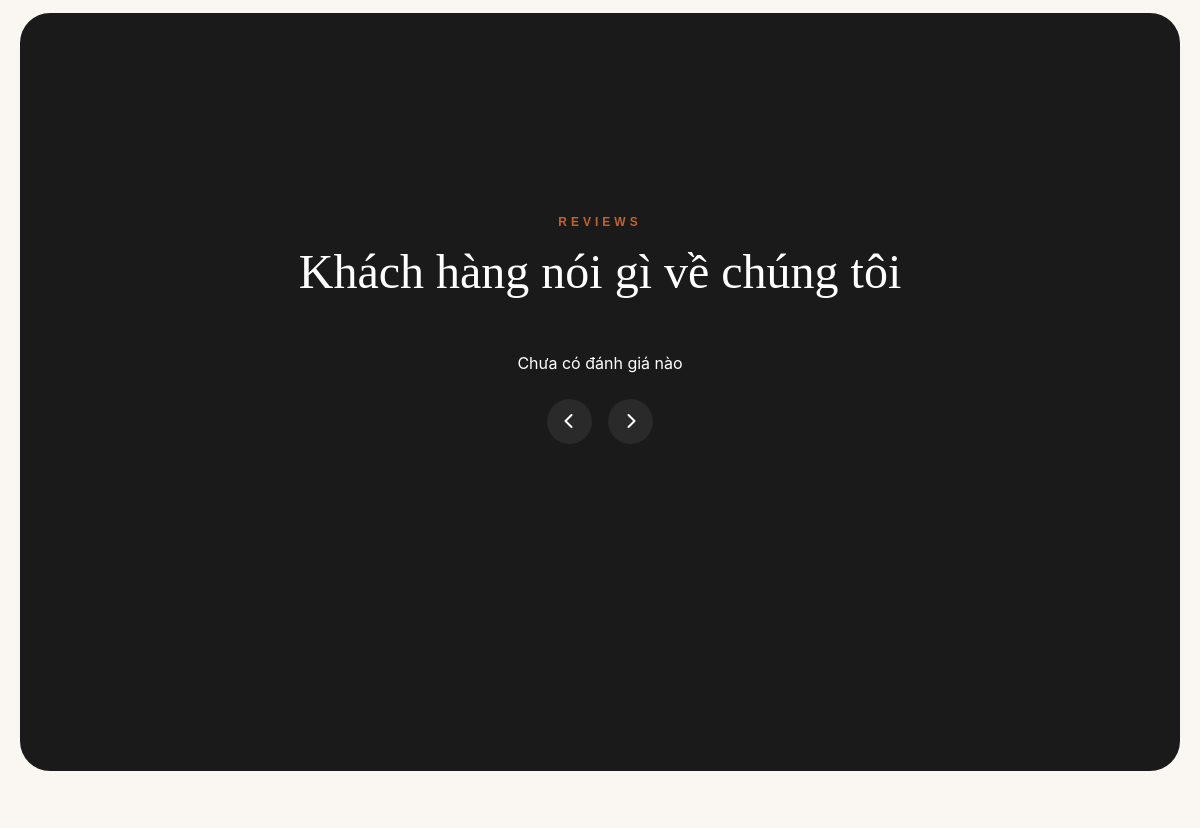
Before: /shop.php (middle part) with the older database file.
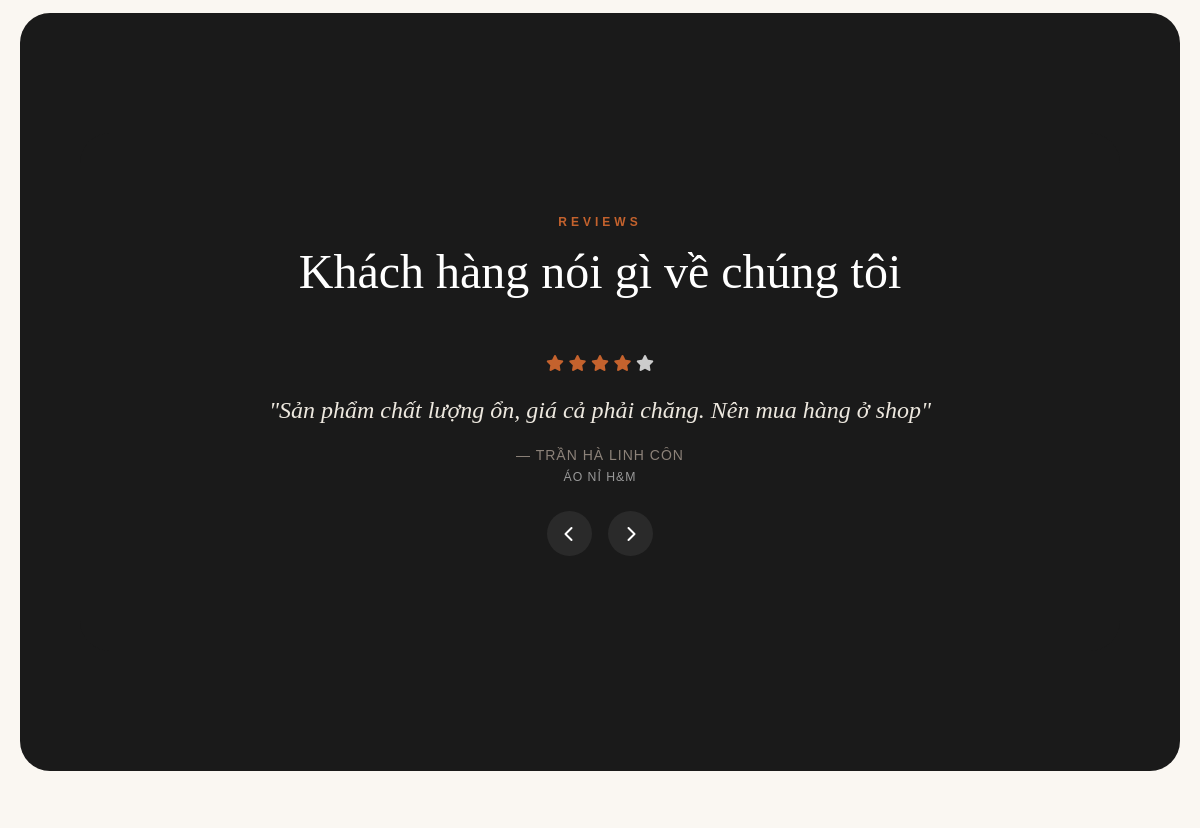
After: the same page with the newer database file.
### tables this page shows
CREATE TABLE `productreviews` (
  `id` int(11) NOT NULL,
  `product_id` bigint(20) NOT NULL,
  `user_id` bigint(20) DEFAULT NULL,
  `user_name` varchar(100) NOT NULL,
  `rating` int(11) NOT NULL DEFAULT 5,
  `content` text NOT NULL,
  `is_purchased` tinyint(4) DEFAULT 0,
  `status` enum('visible','hidden') DEFAULT 'visible',
  `created_at` datetime DEFAULT current_timestamp()
);

CREATE TABLE `sanpham` (
  `maSP` bigint(20) NOT NULL,
  `maDM` bigint(20) DEFAULT NULL,
  `maTH` bigint(20) DEFAULT NULL,
  `ten` varchar(100) DEFAULT NULL,
  `moTa` text DEFAULT NULL,
  `gia` decimal(15,2) DEFAULT NULL,
  `soLuong` int(11) DEFAULT NULL,
  `kichCo` varchar(50) DEFAULT NULL,
  `mauSac` varchar(50) DEFAULT NULL,
  `chatLieu` varchar(100) DEFAULT NULL,
  `hinhAnh` varchar(255) DEFAULT NULL,
  `daBan` int(11) DEFAULT 0
);

### shop.php (the view, shortened to what this page needs)
<?php
require_once 'includes/db.php';
include 'includes/header.php';
?>
<main>
    <section class="review-slider-section">
        <?php
        $sql_cmt = "
    SELECT
        pr.user_name,
        pr.content,
        pr.rating,
        sp.ten as tenSanPham
    FROM productreviews pr
    LEFT JOIN sanpham sp ON pr.product_id = sp.maSP
    WHERE pr.status = 'visible' AND pr.rating >= 4
    ORDER BY pr.created_at DESC
    LIMIT 6
";
        $res_cmt = mysqli_query($conn, $sql_cmt);
        ?>
        <section class="review-slider-section">
            <div class="container max-w-3xl mx-auto text-center">
                <p class="review-tag">Reviews</p>
                <h2 class="review-main-title">Khách hàng nói gì về chúng tôi</h2>
                <div class="review-container position-relative mt-4">
                    <div id="review-slider">
                        <?php if ($res_cmt && mysqli_num_rows($res_cmt) > 0): ?>
                            <?php $i = 0; ?>
                            <?php while ($cmt = mysqli_fetch_assoc($res_cmt)): ?>
                                <?php $rating = max(1, min(5, (int)$cmt['rating'])); ?>
                                <div class="review-item <?php echo $i === 0 ? 'active' : ''; ?>">
                                    <div class="mb-3">
                                        <?php for ($j = 0; $j < 5; $j++): ?>
                                            <i class="fa-solid fa-star"
                                                style="color: <?php echo $j < $rating ? '#C4622D' : '#ccc'; ?>"></i>
                                        <?php endfor; ?>
                                    </div>
                                    <p class="review-comment">
                                        "<?php echo htmlspecialchars($cmt['content']); ?>"
                                    </p>
                                    <p class="review-customer mt-3">
                                        — <?php echo htmlspecialchars($cmt['user_name']); ?>
                                        <br>
                                        <small style="color:#999;">
                                            <?php echo htmlspecialchars($cmt['tenSanPham']); ?>
                                        </small>
                                    </p>
                                </div>
                                <?php $i++; ?>
                            <?php endwhile; ?>
                        <?php else: ?>
                            <p>Chưa có đánh giá nào</p>
                        <?php endif; ?>
                    </div>
                    <div class="d-flex justify-content-center gap-3 mt-4">
                        <button onclick="changeReview(-1)" class="btn-review-nav">
                            <i class="fa-solid fa-chevron-left"></i>
                        </button>
                        <button onclick="changeReview(1)" class="btn-review-nav">
                            <i class="fa-solid fa-chevron-right"></i>
                        </button>
                    </div>
                </div>
            </div>
        </section>
</main>
<?php include 'chat-widget.php'; ?>

Changed rows visible on the page:
added productreviews: rating 4 (drawn), content "Sản phẩm chất lượng ổn, giá cả phải chăng. Nên mua hàng ở shop", user_name "TRẦN HÀ LINH CÔN", product.ten "ÁO NỈ H&M"
Other visible differences:
text no longer shown: "Chưa có đánh giá nào"
